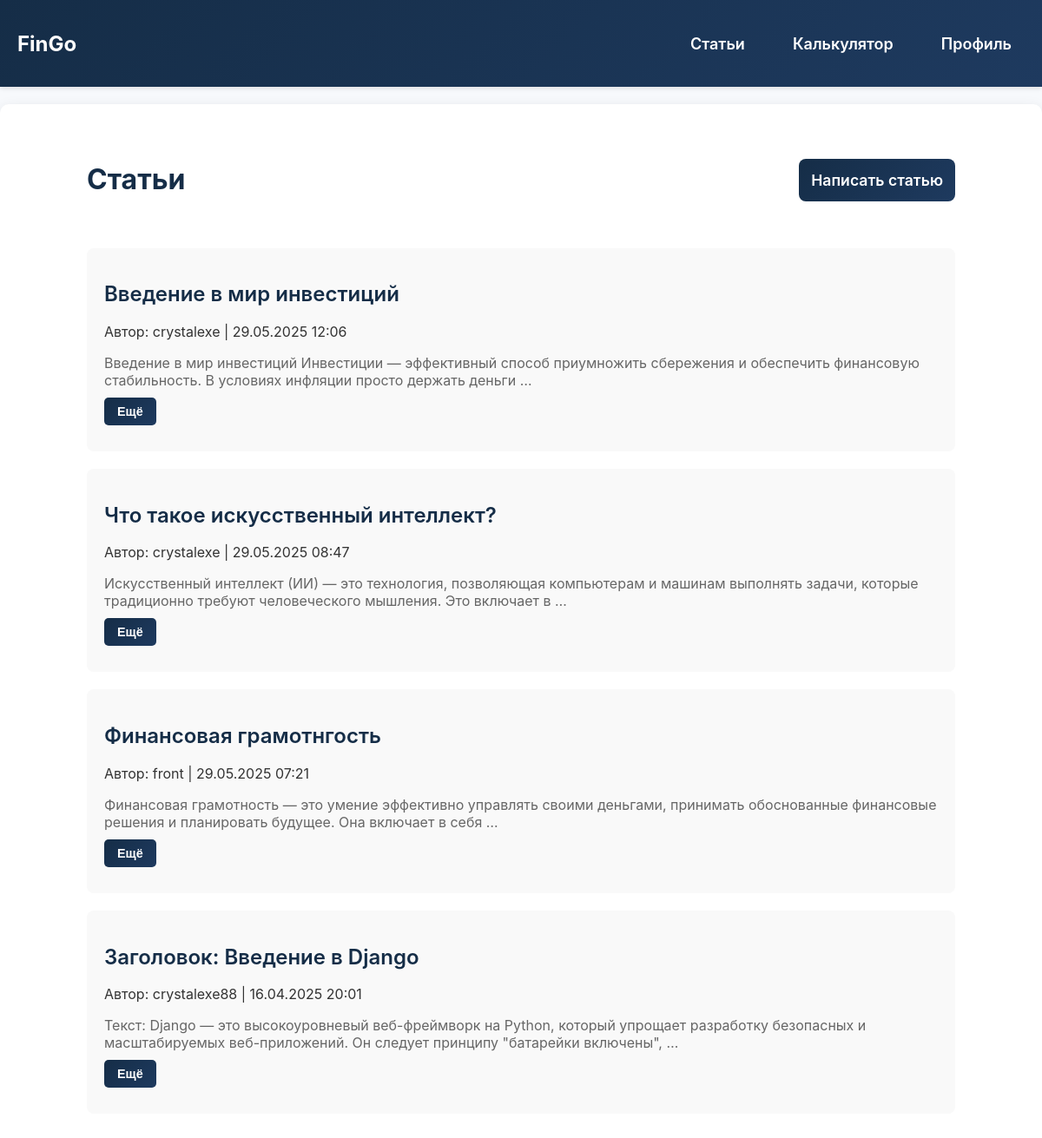
The page /article/ (signed in) on the database its author committed.
### fingo/models.py (models this page shows, shortened)
class Article(models.Model):
    title = models.CharField(max_length=200)
    content = models.TextField()
    author = models.ForeignKey(User, on_delete=models.CASCADE)
    created_at = models.DateTimeField(auto_now_add=True)

### fingo/views.py (the view)
# urls.py: path('article/', views.article_list_view, name='article'),
def article_list_view(request):
    articles = Article.objects.all().order_by('-created_at')
    return render(request, 'article.html', {'articles': articles})

### fingo/templates/article.html (shortened to what this page needs)
{% extends 'base.html' %}
{% load static %}
{% block content %}
    <section class="articles container">
        <div class="article-list">
            <div style="display: flex; justify-content: space-between; align-items: center; margin-bottom: 30px;">
                <h2>Статьи</h2>
                {% if user.is_authenticated %}
                    <a href="{% url 'article_create' %}" class="submit auth-btn" style="margin: 0;">Написать статью</a>
                {% else %}
                    <p style="margin: 0;">Войдите, чтобы писать статьи.</p>
                {% endif %}
            </div>
            {% if articles %}
                {% for article in articles %}
                    <article class="article-item" data-expanded="false" data-article-id="{{ article.id }}">
                        <h3><a href="{% url 'article_detail' article.id %}">{{ article.title }}</a></h3>
                        <p>Автор: {{ article.author.username }} | {{ article.created_at|date:"d.m.Y H:i" }}</p>
                        <div class="article-content">
                            <div class="article-summary">{{ article.content|safe|truncatewords:20 }}</div>
                            <div class="article-buttons">
                                <button class="toggle-btn" data-article-id="{{ article.id }}">Ещё</button>
                            </div>
                        </div>
                    </article>
                {% endfor %}
            {% else %}
                <p>Пока статей нет. Будьте первым!</p>
            {% endif %}
        </div>
    </section>
{% endblock %}

### fingo/static/css/style.css (style rules this page uses)
html { box-sizing: border-box; text-size-adjust: none; -webkit-tap-highlight-color: transparent; }
*, *:before, *:after { box-sizing: inherit; }
html, body { background-color: #f7f9fc; color: #333; font-family: 'Inter', Arial, sans-serif; height: 100%; margin: 0; min-height: 100%; -webkit-font-smoothing: antialiased; -moz-osx-font-smoothing: grayscale; }
a { text-decoration: none; color: #0099ff; transition: color 0.3s ease; }
.container { position: relative; margin: 0 auto; max-width: 1200px; padding: 0 20px; width: 100%; }
.submit.auth-btn { padding: 14px; background: linear-gradient(135deg, #152D47 0%, #1e3a5f 100%); color: #ffffff; font-size: 1.1rem; font-weight: 600; border: none; border-radius: 8px; cursor: pointer; transition: transform 0.2s ease, box-shadow 0.2s ease; }
.articles { padding: 40px 0; background-color: #ffffff; border-radius: 10px; margin: 20px auto; box-shadow: 0 4px 15px rgba(0, 0, 0, 0.1); animation: fadeIn 1s ease-in; }
.article-list { max-width: 1000px; margin: 0 auto; }
.article-list h2 { font-size: 2rem; color: #152D47; margin-bottom: 30px; text-align: center; }
.article-list article { padding: 20px; background-color: #f9f9f9; border-radius: 8px; margin-bottom: 20px; transition: transform 0.3s ease, box-shadow 0.3s ease; }
.article-list h3 a { font-size: 1.5rem; color: #152D47; font-weight: 600; transition: color 0.3s ease; display: block; margin-bottom: 10px; }
.article-list .article-content { margin-bottom: 10px; }
.article-list .article-summary { font-size: 1rem; color: #666; margin-bottom: 10px; max-height: 4.5em; overflow: hidden; transition: max-height 0.3s ease; }
.article-list .toggle-btn { display: inline-block; padding: 8px 15px; background: linear-gradient(135deg, #152D47 0%, #1e3a5f 100%); color: #ffffff; font-size: 0.9rem; font-weight: 600; border: none; border-radius: 5px; cursor: pointer; transition: transform 0.2s ease; margin-right: 10px; }

### rows shown on the page
Article: title "Введение в мир инвестиций", author.username "crystalexe", created_at "29.05.2025 12:06", content "Введение в мир инвестиций Инвестиции — эффективный способ приумножить сбережения и обеспечить финансовую стабильность. В условиях инфляции просто держать деньги …"
Article: title "Что такое искусственный интеллект?", author.username "crystalexe", created_at "29.05.2025 08:47", content "Искусственный интеллект (ИИ) — это технология, позволяющая компьютерам и машинам выполнять задачи, которые традиционно требуют человеческого мышления. Это включает в …"
Article: title "Финансовая грамотнгость", author.username "front", created_at "29.05.2025 07:21", content "Финансовая грамотность — это умение эффективно управлять своими деньгами, принимать обоснованные финансовые решения и планировать будущее. Она включает в себя …"
Article: title "Заголовок: Введение в Django", author.username "crystalexe88", created_at "16.04.2025 20:01", content "Текст: Django — это высокоуровневый веб-фреймворк на Python, который упрощает разработку безопасных и масштабируемых веб-приложений. Он следует принципу \"батарейки включены\", …"
